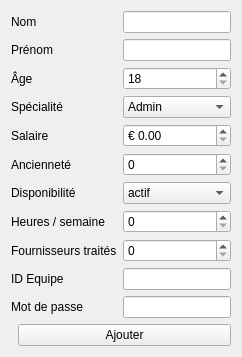
                      <widget class="QWidget" name="tabAjouter">
                       <attribute name="title">
                        <string>Ajouter un employé</string>
                       </attribute>
                       <layout class="QVBoxLayout" name="verticalLayout_ajouter">
                        <item>
                         <layout class="QGridLayout" name="grid_ajouter">
                          <item row="0" column="0">
                           <widget class="QLabel" name="label_nom">
                            <property name="text">
                             <string>Nom</string>
                            </property>
                           </widget>
                          </item>
                          <item row="0" column="1">
                           <widget class="QLineEdit" name="lineEdit_nom" />
                          </item>
                          <item row="1" column="0">
                           <widget class="QLabel" name="label_prenom">
                            <property name="text">
                             <string>Prénom</string>
                            </property>
                           </widget>
                          </item>
                          <item row="1" column="1">
                           <widget class="QLineEdit" name="lineEdit_prenom" />
                          </item>
                          <item row="2" column="0">
                           <widget class="QLabel" name="label_age">
                            <property name="text">
                             <string>Âge</string>
                            </property>
                           </widget>
                          </item>
                          <item row="2" column="1">
                           <widget class="QSpinBox" name="spinBox_age">
                            <property name="minimum">
                             <number>18</number>
                            </property>
                            <property name="maximum">
                             <number>120</number>
                            </property>
                           </widget>
                          </item>
                          <item row="3" column="0">
                           <widget class="QLabel" name="label_spec">
                            <property name="text">
                             <string>Spécialité</string>
                            </property>
                           </widget>
                          </item>
                          <item row="3" column="1">
                           <widget class="QComboBox" name="combo_spec">
                            <item>
                             <property name="text">
                              <string>Admin</string>
                             </property>
                            </item>
                            <item>
                             <property name="text">
                              <string>Manager</string>
                             </property>
                            </item>
                            <item>
                             <property name="text">
                              <string>Technicien</string>
                             </property>
                            </item>
                            <item>
                             <property name="text">
                              <string>Magasinier</string>
                             </property>
                            </item>
                           </widget>
                          </item>
                          <item row="6" column="0">
                           <widget class="QLabel" name="label_salaire">
                            <property name="text">
                             <string>Salaire</string>
                            </property>
                           </widget>
                          </item>
                          <item row="6" column="1">
                           <widget class="QDoubleSpinBox" name="doubleSpin_salaire">
                            <property name="prefix">
                             <string>€ </string>
                            </property>
                            <property name="decimals">
                             <number>2</number>
                            </property>
                            <property name="maximum">
                             <double>1000000.00</double>
                            </property>
                           </widget>
                          </item>
                          <item row="7" column="0">
                           <widget class="QLabel" name="label_anciennete">
                            <property name="text">
                             <string>Ancienneté</string>
                            </property>
                           </widget>
                          </item>
                          <item row="7" column="1">
                           <widget class="QSpinBox" name="spin_anciennete" />
                          </item>
                          <item row="8" column="0">
                           <widget class="QLabel" name="label_disp">
                            <property name="text">
                             <string>Disponibilité</string>
                            </property>
                           </widget>
                          </item>
                          <item row="8" column="1">
                           <widget class="QComboBox" name="combo_disp">
                            <item>
                             <property name="text">
                              <string>actif</string>
                             </property>
                            </item>
                            <item>
                             <property name="text">
                              <string>suspendu</string>
                             </property>
                            </item>
                           </widget>
                          </item>
                          <item row="9" column="0">
                           <widget class="QLabel" name="label_heures">
                            <property name="text">
                             <string>Heures / semaine</string>
                            </property>
                           </widget>
                          </item>
                          <item row="9" column="1">
                           <widget class="QSpinBox" name="spin_heures">
                            <property name="maximum">
                             <number>168</number>
                            </property>
                           </widget>
                          </item>
                          <item row="10" column="0">
                           <widget class="QLabel" name="label_fourn">
                            <property name="text">
                             <string>Fournisseurs traités</string>
                            </property>
                           </widget>
                          </item>
                          <item row="10" column="1">
                           <widget class="QSpinBox" name="spin_fourn">
                            <property name="maximum">
                             <number>1000000</number>
                            </property>
                           </widget>
                          </item>
                          <item row="11" column="0">
                           <widget class="QLabel" name="label_id_equipe">
                            <property name="text">
                             <string>ID Equipe</string>
                            </property>
                           </widget>
                          </item>
                          <item row="11" column="1">
                           <widget class="QLineEdit" name="lineEdit_id_equipe" />
                          </item>
                          <item row="12" column="0">
                           <widget class="QLabel" name="label_mdp">
                            <property name="text">
                             <string>Mot de passe</string>
                            </property>
                           </widget>
                          </item>
                          <item row="12" column="1">
                           <widget class="QLineEdit" name="lineEdit_mdp">
                            <property name="echoMode">
                             <enum>QLineEdit::Password</enum>
                            </property>
                           </widget>
                          </item>
                         </layout>
                        </item>
                        <item>
                         <layout class="QHBoxLayout" name="hButtonsAjouter">
                          <item>
                           <spacer name="spacerH">
                            <property name="orientation">
                             <enum>Qt::Horizontal</enum>
                            </property>
                           </spacer>
                          </item>
                          <item>
                           <widget class="QPushButton" name="btnAjouter">
                            <property name="text">
                             <string>Ajouter</string>
                            </property>
                           </widget>
                          </item>
                         </layout>
                        </item>
                       </layout>
                      </widget>
